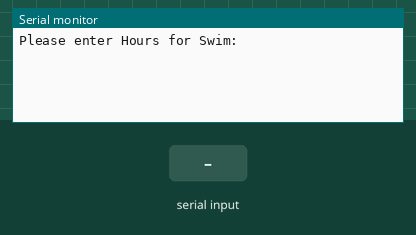
Simulated run of this sketch. Board: Arduino Uno, built with avr-gcc and run on an emulated ATmega328P. Shown: the last lines printed to the serial monitor. The inputs (shaded band) are chosen by the test bench.

Above: at 0.9 s.
1.0 s: "90,45\n" received over Serial
At 1.4 s:
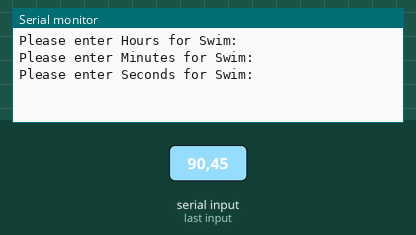
2.5 s: "30,150\n" received over Serial
At 3.3 s:
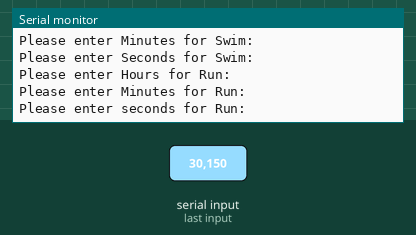
4.0 s: "5\n" received over Serial
At 5.5 s:
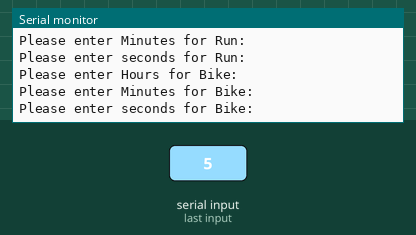
6.5 s: "90\n" received over Serial
At 7.4 s:
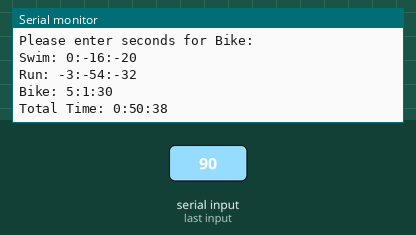

Measured:
- after the input at 1.0 s, the serial monitor: prints a new line at once (image 1)
- after the input at 2.5 s, the serial monitor: prints a new line at once (image 2)
- after the input at 4.0 s, the serial monitor: prints a new line at once (image 3)
- after the input at 6.5 s, the serial monitor: prints a new line at once (image 4)

The sketch:

CS12020_Worksheet_4.ino
```cpp
//Declaring the constants as global variables
const int HourstoSeconds = 3600;
const int MinutestoSeconds = 60;
const int seconds = 60;
const int dataValue = 4;
//--------------------------------------------------------------------------------------
//Calling the function
int input(String inputTimes){
  Serial.println(inputTimes);
    while (!Serial.available()){
    ;
  }
  int result;
  result = Serial.parseInt();
  return result;
}
//-------------------------------------------------------------------------------------
void setup() {
  // put your setup code here, to run once:
  Serial.begin(9600);
  //Hours,Minutes,Seconds for Swimming times
  long hour_S ;
  hour_S = input("Please enter Hours for Swim: ");

  long minutes_S;
  minutes_S = input("Please enter Minutes for Swim: ");

  long seconds_S;
  seconds_S = input("Please enter Seconds for Swim: ");

  //Hours,Minutes,Seconds for Running times
  long hour_R;
  hour_R = input("Please enter Hours for Run: ");

  long minutes_R;
  minutes_R = input("Please enter Minutes for Run: ");

  long seconds_R;
  seconds_R = input ("Please enter seconds for Run: ");

  //Hours,Minutes,Seconds for Biking times
  long hour_B;
  hour_B = input("Please enter Hours for Bike: ");

  long minutes_B;
  minutes_B = input("Please enter Minutes for Bike: ");

  long seconds_B;
  seconds_B = input ("Please enter seconds for Bike: ");
//-------------------------------------------------------------------------------------
//Calculating total times for each event
int totalswimTimes = ((hour_S * HourstoSeconds) + (minutes_S * MinutestoSeconds) + seconds_S);
int totalrunTimes = ((hour_R * HourstoSeconds) + (minutes_R * MinutestoSeconds) + seconds_R);
int totalbikeTimes = ((hour_B * HourstoSeconds) + (minutes_B * MinutestoSeconds) + seconds_B);

long time_Total = totalswimTimes + totalrunTimes + totalbikeTimes;
long timeTotal[dataValue] = {totalswimTimes, totalrunTimes, totalbikeTimes, time_Total};
String names[dataValue] = {"Swim: ","Run: ","Bike: ","Total Time: "};
//----------------------------------------------------------------------------------------
// Arithmetics to find the Total Time in hours
for (int i = 0; i < dataValue; i++){
Serial.print(names[i]);
Serial.print(timeTotal[i]/HourstoSeconds);
Serial.print(":");
Serial.print((timeTotal[i]%HourstoSeconds)/MinutestoSeconds);
Serial.print(":");
Serial.println((timeTotal[i]%HourstoSeconds)%MinutestoSeconds);
}
}
void loop() {
  // put your main code here, to run repeatedly:

}
```
